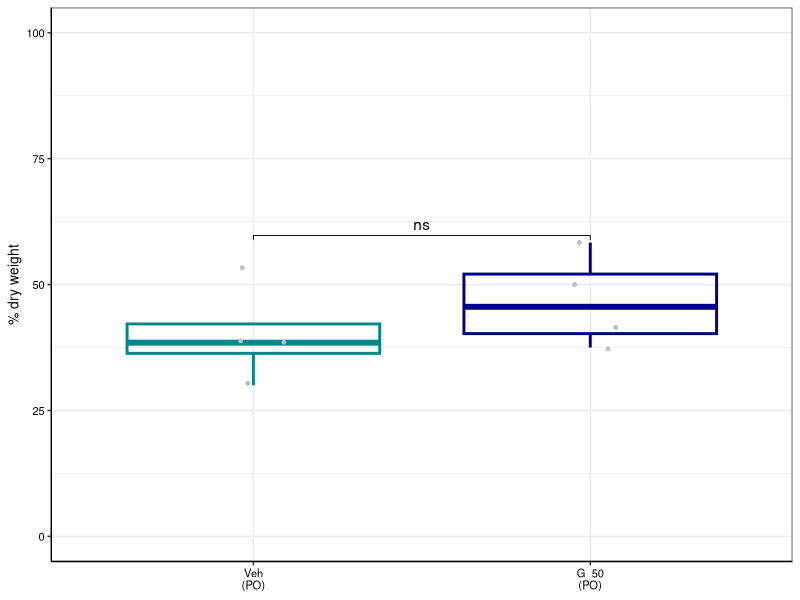
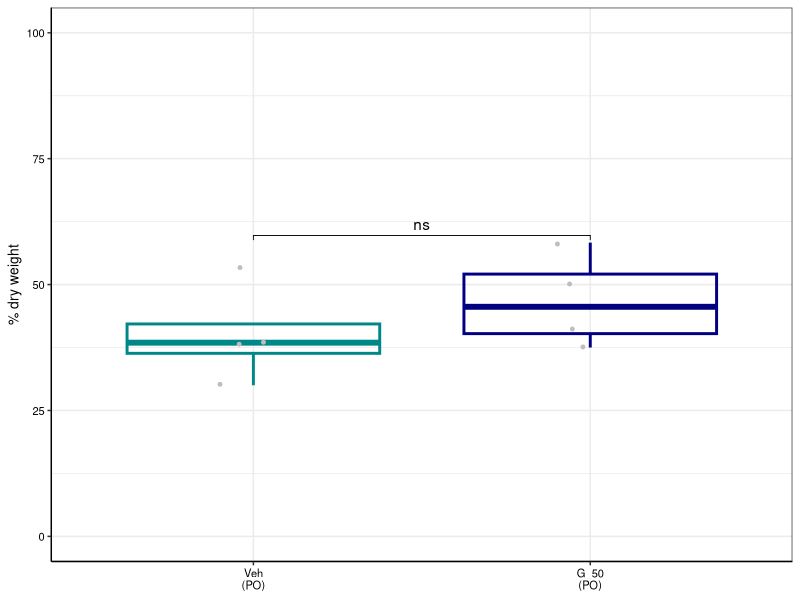

The R source for these figures, in order:
## ---- chunk 1
library(dplyr)
library(ggplot2)
library(readxl)
library(ggpubr)
## ---- chunk 2
dryweight <- read_excel("Male cohort 3 - PO/Data to plot - cohort 3.xlsx", sheet = "Dry_weight_3")
dryweight$`Mouse group` <- ifelse(dryweight$`Mouse group` == 'Veh (PO)', 'Veh\n(PO)', 'G_50\n(PO)')
dryweight$`Mouse group` <- factor(dryweight$`Mouse group`,
                                levels = c('Veh\n(PO)',
                                           'G_50\n(PO)'))

dryweight <- dplyr::rename(dryweight, pc_dry_weight=`% dry weight`)
## ---- chunk 3
ggplot(dryweight, aes(x = `Mouse group`, y = pc_dry_weight)) +
  geom_boxplot(aes(color = `Mouse group`), fill = NA, outlier.shape = NA, linewidth = 1) +
  geom_point(color = "grey", position = position_jitter(width = 0.1), size = 1) +
  scale_color_manual(values = c("Veh\n(PO)" = "#008888", "G_50\n(PO)" = "#000080")) +
  stat_compare_means(
    method = "t.test",
    label = "p.signif",
    comparisons = list(c("Veh\n(PO)", "G_50\n(PO)")),
    hide.ns = FALSE
  ) +
  theme_bw() +
  theme(
    legend.position = "none",
    axis.line = element_line(color = "black"),
    axis.text.y = element_text(size = 8, color = "black"),
    axis.text.x = element_text(size = 8, color = "black"),
    axis.title.y = element_text(size = 10, color = "black"),
    axis.title.x = element_blank()
  ) +
  labs(y = "% dry weight") + ylim(0,100)

ggsave("Male cohort 3 - PO/dry_weight.pdf", width = 2, height = 2)
## ---- chunk 4
print(t.test(
  dplyr::filter(dryweight, `Mouse group` == 'Veh\n(PO)')$pc_dry_weight,
  dplyr::filter(dryweight, `Mouse group` == 'G_50\n(PO)')$pc_dry_weight
))
